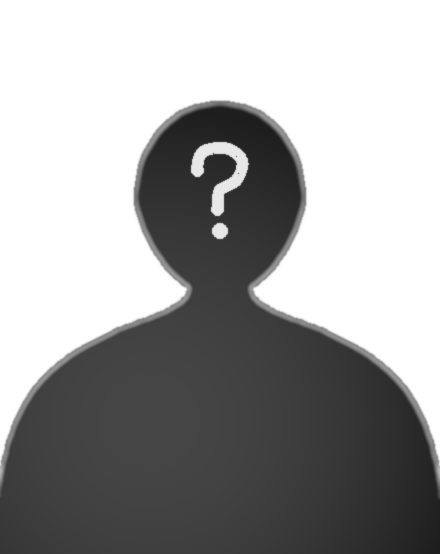
#> input picture data/comms/unknown.png, 440 x 554 px
$ python comms_derive.py ../data/comms/unknown.png out
#> lines starting #> are read from the running program, lines starting #| are printed output that depends on the picture; after the words box and inside, x2 and y2 are one past the last pixel; in counts of white or black regions, pixels touching at a corner belong together
#!/usr/bin/env python3
"""Derive extra speakers from one character's drawing.

    python3 tools/comms_derive.py data/characters-src/concept.jpg data/comms

A cast needs several people and there is art for one. These two are built out
of that art rather than invented beside it, which is the only way they end up
in the same style:

  unknown.png   a GENERIC bust in the dark -- head, neck, shoulders, a lit rim
                and a question mark. Deliberately not derived: a silhouette
                taken from the character is recognisably that character, hat
                and coat and all, which is the opposite of unknown.

  officer.png   drawn from scratch in the same primitives the character is
                made of -- flat tones, one hard black line -- using HIS
                palette, sampled off his own signal. An army cap, hair, and a
                small smile. Deriving her from his face gave somebody who was
                obviously him in a wig.

WHAT IS INVENTED here is small and deliberate: two flat hair shapes, one
curve for a smile, one question mark. Everything else is the original's own
pixels. In a flat style with a hard black line those additions are the same
primitives the drawing is already made of, which is why this works at all --
it would not work on a painted character.

Output is GREYSCALE with alpha, like every signal: the accent colour is the
filter's job, never the art's.
"""
import argparse
import math
import os
import sys
from collections import deque

import numpy as np
from PIL import Image, ImageDraw, ImageFilter

# Measured off the source once. Everything below is expressed against these.
HEAD = (520, 268, 122)          # centre x, centre y, radius
EYES = ((472, 245), (570, 245))
MOUTH_BAND = (468, 300, 594, 342)
CROP = (300, 58, 740, 612)


def key_background(img, tolerance=30):
    """Flood in from the border; what it cannot reach is the character."""
    w, h = img.size
    px = img.load()
    rows = [(px[0, y], px[w - 1, y]) for y in range(h)]

    def close(c, ref):
        return sum((a - b) ** 2 for a, b in zip(c[:3], ref[:3])) <= tolerance * tolerance

    seen = bytearray(w * h)
    q = deque()
    for x in range(w):
        for y in (0, h - 1):
            q.append((x, y)); seen[y * w + x] = 1
    for y in range(h):
        for x in (0, w - 1):
            q.append((x, y)); seen[y * w + x] = 1
    while q:
        x, y = q.popleft()
        for nx, ny in ((x + 1, y), (x - 1, y), (x, y + 1), (x, y - 1)):
            if not (0 <= nx < w and 0 <= ny < h) or seen[ny * w + nx]:
                continue
            l, r = rows[ny]
            if close(px[nx, ny], l) or close(px[nx, ny], r):
                seen[ny * w + nx] = 1
                q.append((nx, ny))
    a = np.frombuffer(bytes(seen), dtype=np.uint8).reshape(h, w)
    return Image.fromarray(((1 - a) * 255).astype(np.uint8), "L")


def catmull(points, samples=20):
    p = [points[0]] + list(points) + [points[-1]]
    out = []
    for i in range(len(p) - 3):
        p0, p1, p2, p3 = p[i:i + 4]
        for s in range(samples):
            t = s / samples
            t2, t3 = t * t, t * t * t
            out.append((
                0.5 * ((2 * p1[0]) + (-p0[0] + p2[0]) * t +
                       (2 * p0[0] - 5 * p1[0] + 4 * p2[0] - p3[0]) * t2 +
                       (-p0[0] + 3 * p1[0] - 3 * p2[0] + p3[0]) * t3),
                0.5 * ((2 * p1[1]) + (-p0[1] + p2[1]) * t +
                       (2 * p0[1] - 5 * p1[1] + 4 * p2[1] - p3[1]) * t2 +
                       (-p0[1] + 3 * p1[1] - 3 * p2[1] + p3[1]) * t3)))
    out.append(points[-1])
    return out


# [16 lines left out: functions grey_of, paint_out, not called in this run]


# ── the unknown speaker ───────────────────────────────────────────────

def make_unknown(src, alpha, out_path):
    """A figure nobody can place.

    NOT derived from the drawing. The first version took the character's own
    silhouette and put the light out, and it was instantly recognisable --
    the fedora, the wide coat, the raised arms. An unknown contact has to be
    unplaceable, so this is a generic bust: no hat, no coat, no gesture, just
    a head, a neck and a pair of shoulders.

    Generic is not the same as crude, though. The head is an egg that narrows
    to a jaw rather than a circle, the neck runs into the trapezius instead of
    meeting the shoulders at a corner, and the shoulders fall away in a curve.
    Those three things are what separate a person in the dark from a cardboard
    cut-out, and they cost about twenty numbers.
    """
    w, h = CROP[2] - CROP[0], CROP[3] - CROP[1]     # same canvas as the others
    mask = Image.new("L", (w, h), 0)
    d = ImageDraw.Draw(mask)

    cx = w * 0.5
    head_cy, head_rx, head_ry = h * 0.36, w * 0.185, h * 0.170

    # The head: an ellipse whose lower half narrows, which is the whole
    # difference between a head and a ball.
    egg = []
    for i in range(96):
        t = i * math.tau / 96
        narrow = 1.0 - 0.20 * max(0.0, math.sin(t))
        egg.append((cx + math.cos(t) * head_rx * narrow,
                    head_cy + math.sin(t) * head_ry))
    d.polygon(egg, fill=255)

    # Neck into shoulders, as one shape. The join is a curve, not a corner:
    # a rectangle on a circle is what reads as a cut-out.
    jaw = head_cy + head_ry * 0.72
    # A narrow neck that widens late. Curving out from the jaw straight away
    # is what turned the first attempt into a bowling pin.
    body_r = [
        (cx + w * 0.058, jaw - h * 0.012),
        (cx + w * 0.064, jaw + h * 0.048),
        (cx + w * 0.112, jaw + h * 0.082),
        (cx + w * 0.232, jaw + h * 0.120),
        (cx + w * 0.352, jaw + h * 0.174),
        (cx + w * 0.442, jaw + h * 0.256),
        (cx + w * 0.492, jaw + h * 0.380),
        (cx + w * 0.505, h + 10.0),
    ]
    body_l = [(2 * cx - x, y) for x, y in reversed(body_r)]
    d.polygon([(p[0], p[1]) for p in catmull(body_l + body_r, samples=14)], fill=255)

    a = np.asarray(mask, dtype=np.float32) / 255.0
    lum = np.full((h, w), 30.0, dtype=np.float32)

    # The rim: the figure's own boundary, lit. Same trick as before -- it is
    # what makes a shape read as an object with an edge rather than a hole.
    solid = Image.fromarray((a > 0.5).astype(np.uint8) * 255, "L")
    rim = np.asarray(solid.filter(ImageFilter.MaxFilter(9)), dtype=np.float32) - \
          np.asarray(solid, dtype=np.float32)
    rim = np.asarray(Image.fromarray(rim.clip(0, 255).astype(np.uint8), "L")
                     .filter(ImageFilter.GaussianBlur(2.5)), dtype=np.float32) / 255.0
    lum = np.maximum(lum, rim * 205.0)

    yy, xx = np.mgrid[0:h, 0:w]
    glow = np.clip(1.0 - (((xx - w * 0.34) / (w * 0.95)) ** 2 +
                          ((yy - h * 0.76) / (h * 0.75)) ** 2), 0, 1)
    lum = np.maximum(lum, glow * 70.0 * (a > 0.5))

    img = Image.fromarray(lum.clip(0, 255).astype(np.uint8), "L")
    d = ImageDraw.Draw(img)

    # The question mark, where the face is: a stroke, so it carries the same
    # weight as a drawn line rather than looking like a typed character.
    qx, qy, qs = cx, head_cy - h * 0.012, w * 0.027
    hook = [(qx - qs * 1.9, qy - qs * 1.9), (qx - qs * 1.5, qy - qs * 3.4),
            (qx + qs * 0.4, qy - qs * 3.8), (qx + qs * 1.8, qy - qs * 2.8),
            (qx + qs * 1.4, qy - qs * 1.1), (qx - qs * 0.1, qy - qs * 0.1),
            (qx - qs * 0.2, qy + qs * 1.4)]
    pts = catmull(hook)
    d.line(pts, fill=232, width=int(qs * 1.05), joint="curve")
    for p in (pts[0], pts[-1]):
        d.ellipse([p[0] - qs * 0.52, p[1] - qs * 0.52, p[0] + qs * 0.52, p[1] + qs * 0.52], fill=232)
    d.ellipse([qx - qs * 0.62, qy + qs * 2.6, qx + qs * 0.62, qy + qs * 3.85], fill=232)

    img = img.filter(ImageFilter.GaussianBlur(0.6))
    # The alpha has to cover the RIM as well as the body. Using the body mask
    # alone cut the lit edge off at exactly the pixel that made it read as an
    # edge, and the figure sank into the background.
    out_alpha = np.maximum(a, np.asarray(solid.filter(ImageFilter.MaxFilter(9)),
                                         dtype=np.float32) / 255.0)
    out_alpha = Image.fromarray((out_alpha * 255).clip(0, 255).astype(np.uint8), "L") \
                     .filter(ImageFilter.GaussianBlur(0.9))
    Image.merge("RGBA", (img, img, img, out_alpha)).save(out_path)
    print(f"  unknown  -> {out_path}  {w}x{h}  (generic bust, not derived)")


# ── the signals officer ───────────────────────────────────────────────
#
# Drawn, not derived. Patching the advisor's face gave a character who was
# obviously him in a wig; she is built from the same primitives his drawing is
# made of instead -- flat tones, one hard black line, no shading -- so she
# belongs to the same hand without being the same person.
#
# The palette is HIS, sampled off data/comms/advisor.png, so nothing here can
# drift out of the set: ink 16, coat 40, cap 50, skin 112, band 150, shirt 210.

INK   = 16
PEAK  = 26     # under the cap's peak, the darkest thing on her
TUNIC = 44
CAP   = 54
CAPHI = 88     # light along the crown
BAND  = 32     # the cap band, darker than the crown above it
HAIR  = 70
HAIRHI = 104
SKIN  = 118
SHADE = 96     # under the jaw and the peak: the one shading tone
BADGE = 176
BOARD = 190
SHIRT = 214
LINE  = 6


def make_officer(out_path):
    """Drawn from scratch, and CONSTRUCTED rather than assembled.

    The earlier attempts stacked primitives -- a circle on a trapezoid, two
    slabs for hair -- and read as exactly that. This one is built the way a
    head is drawn: a cranium that narrows through the cheekbones to a jaw and
    a chin, ears on the eye line, a neck with a throat and a trapezius, and
    shoulders that slope. Everything after that is detail, which is the other
    half of what was missing: a cap with a seam and piping, collar tabs with
    rank pips, buttons, shoulder boards with stripes, and hair with a parting
    and strands rather than one flat tone.

    Her palette is his, sampled off data/comms/advisor.png.
    """
    w, h = CROP[2] - CROP[0], CROP[3] - CROP[1]
    img = Image.new("L", (w, h), 8)
    d = ImageDraw.Draw(img)
    cx = 220

    def curve(points, samples=16, **kw):
        d.polygon(catmull(points, samples=samples), **kw)

    def stroke(points, colour=INK, width=LINE, samples=16):
        pts = catmull(points, samples=samples)
        d.line(pts, fill=colour, width=width, joint="curve")
        for p in (pts[0], pts[-1]):
            d.ellipse([p[0] - width / 2, p[1] - width / 2,
                       p[0] + width / 2, p[1] + width / 2], fill=colour)

    # ── the tunic ─────────────────────────────────────────────────────
    # Shoulders that slope from the neck rather than a flat bar.
    d.polygon([(-20, h + 10), (-14, 470), (34, 424), (110, 384), (168, 366),
               (cx, 358), (272, 366), (330, 384), (406, 424), (454, 470),
               (460, h + 10)], fill=TUNIC)
    stroke([(-14, 470), (34, 424), (110, 384), (168, 366), (cx, 358),
            (272, 366), (330, 384), (406, 424), (454, 470)])

    # ── neck: throat, then the trapezius running into the shoulders ──
    curve([(cx - 36, 284), (cx - 40, 322), (cx - 72, 366), (cx + 72, 366),
           (cx + 40, 322), (cx + 36, 284)], fill=SKIN, outline=INK)
    # the shadow the jaw casts on it, which is what stops a neck reading as a post
    curve([(cx - 40, 292), (cx, 316), (cx + 40, 292), (cx + 36, 286), (cx - 36, 286)],
          fill=SHADE)

    # ── hair, behind the head ─────────────────────────────────────────
    curve([(cx - 30, 84), (cx - 130, 140), (cx - 154, 244), (cx - 142, 348),
           (cx - 104, 408), (cx - 66, 360), (cx - 78, 262), (cx - 66, 180),
           (cx, 160), (cx + 66, 180), (cx + 78, 262), (cx + 66, 360),
           (cx + 104, 408), (cx + 142, 348), (cx + 154, 244), (cx + 130, 140),
           (cx + 30, 84)], fill=HAIR, outline=INK)

    # ── the head: cranium -> cheekbone -> jaw -> chin ────────────────
    head = [(cx, 96), (cx + 62, 106), (cx + 90, 150), (cx + 94, 196),
            (cx + 84, 240), (cx + 58, 282), (cx, 302), (cx - 58, 282),
            (cx - 84, 240), (cx - 94, 196), (cx - 90, 150), (cx - 62, 106)]
    d.polygon(catmull(head + [head[0]], samples=18), fill=SKIN, outline=INK)
    d.line(catmull(head + [head[0]], samples=18), fill=INK, width=LINE, joint="curve")

    # Ears, on the eye line, tucked behind the hair's inner edge.
    for side in (-1, 1):
        d.ellipse([cx + side * 92 - 9, 196, cx + side * 92 + 9, 232],
                  fill=SKIN, outline=INK, width=4)

    for side in (-1, 1):
        stroke([(cx + side * 112, 176), (cx + side * 132, 254), (cx + side * 120, 332)],
               colour=HAIRHI, width=7)

    # ── the cap: crown, seam, piping, band, badge, peak ─────────────
    curve([(cx - 112, 100), (cx - 124, 62), (cx - 92, 34), (cx, 26),
           (cx + 92, 34), (cx + 124, 62), (cx + 112, 100)], fill=CAP, outline=INK)
    stroke([(cx - 92, 66), (cx - 34, 44), (cx + 36, 46)], colour=CAPHI, width=9)
    stroke([(cx - 110, 94), (cx, 86), (cx + 110, 94)], colour=CAPHI, width=4)   # piping
    d.rounded_rectangle([cx - 108, 96, cx + 108, 128], radius=7, fill=BAND,
                        outline=INK, width=LINE)
    curve([(cx - 138, 126), (cx - 106, 152), (cx - 54, 168), (cx, 172),
           (cx + 54, 168), (cx + 106, 152), (cx + 138, 126)], fill=PEAK, outline=INK)
    stroke([(cx - 128, 132), (cx, 158), (cx + 128, 132)], colour=SHADE, width=3)
    # badge: a small shield, not a dot
    d.polygon([(cx - 15, 100), (cx + 15, 100), (cx + 15, 116), (cx, 128), (cx - 15, 116)],
              fill=BADGE, outline=INK)

    # Hair escaping at the temples, drawn AFTER the cap. Put before it, the
    # peak covered every pixel of it and she looked bald under the brim.
    for side in (-1, 1):
        curve([(cx + side * 74, 150), (cx + side * 104, 158), (cx + side * 116, 196),
               (cx + side * 96, 186), (cx + side * 76, 168)], fill=HAIR, outline=INK)

    # ── collar, tie, buttons, boards ────────────────────────────────
    d.polygon([(cx - 78, 368), (cx, 386), (cx + 78, 368), (cx + 62, 420),
               (cx, 404), (cx - 62, 420)], fill=SHIRT, outline=INK)
    d.polygon([(cx - 20, 388), (cx + 20, 388), (cx + 15, 448), (cx, 476),
               (cx - 15, 448)], fill=BAND, outline=INK)
    for side in (-1, 1):   # collar tabs with a rank pip
        d.polygon([(cx + side * 80, 376), (cx + side * 114, 394),
                   (cx + side * 106, 414), (cx + side * 72, 396)],
                  fill=BOARD, outline=INK)
        d.ellipse([cx + side * 92 - 4, 392, cx + side * 92 + 4, 400], fill=INK)
    for side in (-1, 1):   # shoulder boards, two stripes each
        d.polygon([(cx + side * 158, 396), (cx + side * 222, 430),
                   (cx + side * 212, 456), (cx + side * 150, 422)],
                  fill=BOARD, outline=INK)
        for k in (0.36, 0.62):
            x0 = cx + side * (158 + 64 * k)
            d.line([(x0, 400 + 30 * k), (x0 - side * 8, 424 + 30 * k)], fill=INK, width=4)
    for by in (452, 500):  # buttons down the tunic
        d.ellipse([cx + 44, by, cx + 60, by + 16], fill=BADGE, outline=INK, width=3)

    # ── brows and a small smile ─────────────────────────────────────
    for side in (-1, 1):
        ex = cx + side * 42
        d.arc([ex - 30, 168, ex + 30, 206], 195, 345, fill=INK, width=5)
    stroke([(cx + 4, 216), (cx + 12, 240), (cx - 4, 246)], width=4)      # nose
    stroke([(cx - 32, 262), (cx - 15, 274), (cx, 276), (cx + 15, 274), (cx + 32, 262)],
           width=5)

    # The eyes are NOT drawn: the window puts live ones over this flat skin.
    img = img.filter(ImageFilter.GaussianBlur(0.4))
    a = np.asarray(img, dtype=np.float32)
    alpha = Image.fromarray(((a > 14) * 255).astype(np.uint8), "L").filter(ImageFilter.GaussianBlur(0.9))
    Image.merge("RGBA", (img, img, img, alpha)).save(out_path)
    print(f"  officer  -> {out_path}  {w}x{h}  (drawn; tones {int(a.min())}-{int(a.max())})")


def main():
    ap = argparse.ArgumentParser()
    ap.add_argument("source")
    ap.add_argument("outdir")
    args = ap.parse_args()
    os.makedirs(args.outdir, exist_ok=True)

    src = Image.open(args.source).convert("RGB")
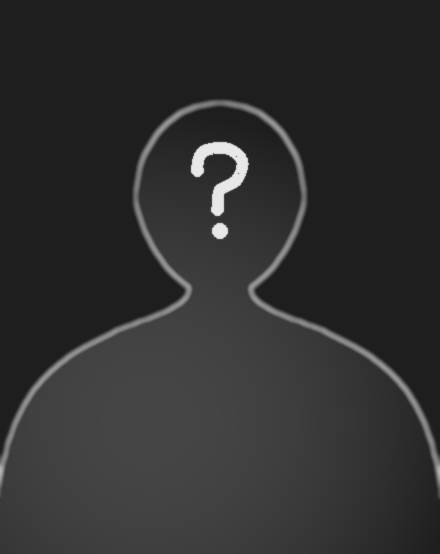
#> src: PIL image 440x554 RGB; min 30, max 232, mean 47
    alpha = key_background(src.copy()).filter(ImageFilter.GaussianBlur(0.8))
#> in key_background, `rows = [(px[0, y], px[w - 1, y]) for y in range(h)]`: rows = 554 items
#> in key_background, `a = np.frombuffer(bytes(seen), dtype=np.uint8).reshape(h, w)`:
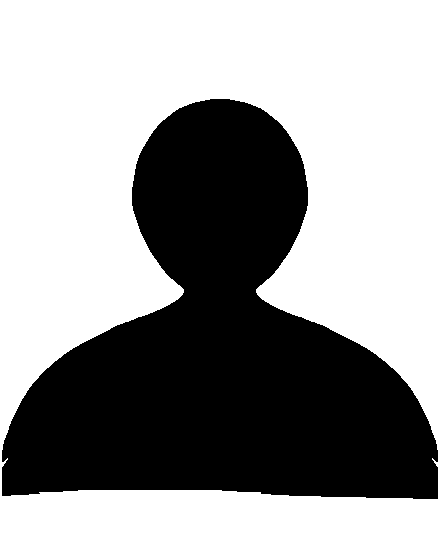
#> a: shape (554, 440); values 0 (black) and 1 (white), 61.1% white; 1 black region, box (x1, y1, x2, y2) and area: (2, 99, 438, 499) 94877
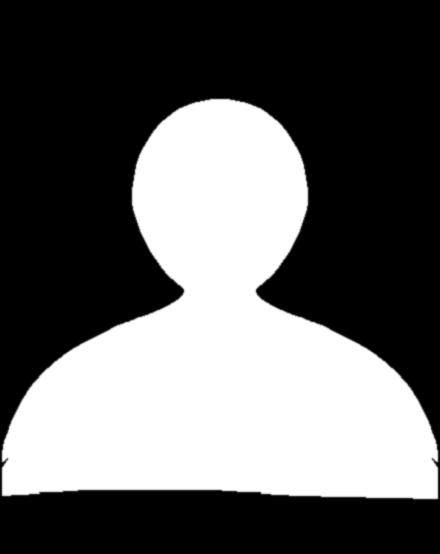
#> alpha: PIL image 440x554 L; min 0, max 255, mean 99.3

    make_unknown(src, alpha, os.path.join(args.outdir, "unknown.png"))
#> in catmull, `p = [points[0]] + list(points) + [points[-1]]`: p = 18 items, first 6: (-2.2, 564), (-2.2, 564), (3.52, 477.8), (25.52, 409.1), (65.12, 363.6), (117.9, 333.7)
#> the loop in catmull, `for i in range(len(p) - 3):` made 15 passes
#> (p0, p1, p2, p3) on passes 2 to 8: ((-2.2, 564), (3.52, 477.8), (25.52, 409.1), (65.12, 363.6)), ((3.52, 477.8), (25.52, 409.1), (65.12, 363.6), (117.9, 333.7)), ((25.52, 409.1), (65.12, 363.6), (117.9, 333.7), (170.7, 312.7)), ((65.12, 363.6), (117.9, 333.7), (170.7, 312.7), (191.8, 293.8)), ((117.9, 333.7), (170.7, 312.7), (191.8, 293.8), (194.5, 260.6)), ((170.7, 312.7), (191.8, 293.8), (194.5, 260.6), (245.5, 260.6)), ((191.8, 293.8), (194.5, 260.6), (245.5, 260.6), (248.2, 293.8))
#> after the loop in catmull, `for i in range(len(p) - 3):`: out = 210 pairs, first value -2.2 to 442, second value 256.4 to 564
#> in make_unknown, `rim = np.asarray(Image.fromarray(rim.clip(0, 255).astype(np.uint8), "L..`:
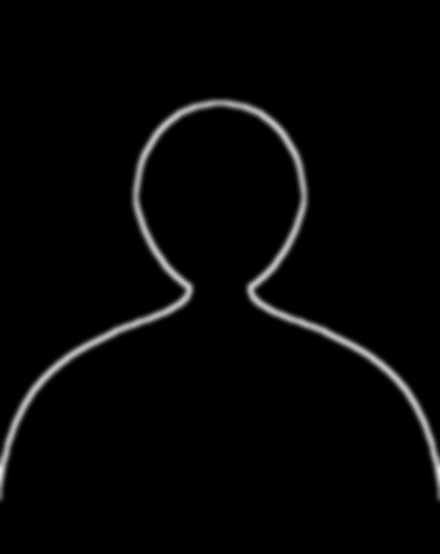
#> rim: shape (554, 440) float32; min 0, max 0.91, mean 0.0233
#> in make_unknown, `lum = np.maximum(lum, rim * 205.0)`:
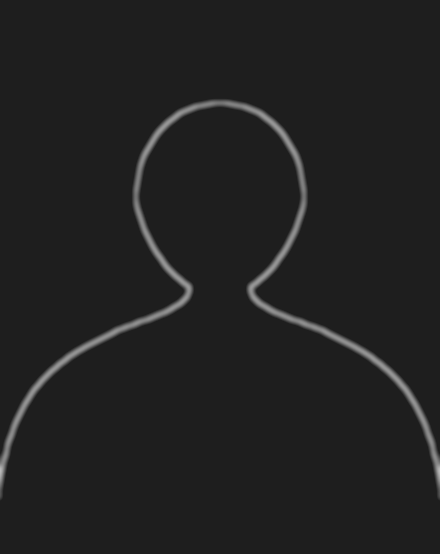
#> lum: shape (554, 440) float32; min 30, max 186.5, mean 33
#> the loop in make_unknown, `for p in (pts[0], pts[-1]):` made 2 passes
#> p on passes 1 to 2: (197.4, 170.2), (217.6, 209.4)
#> in make_unknown, `out_alpha = np.maximum(a, np.asarray(solid.filter(ImageFilter.MaxFilte..`:
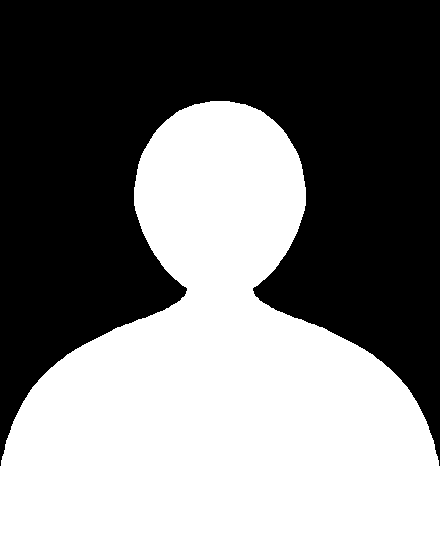
#> out_alpha: shape (554, 440) float32; values 0 (black) and 1 (white), 49.1% white; 1 white region, box (x1, y1, x2, y2) and area: (0, 101, 440, 554) 119678
    make_officer(os.path.join(args.outdir, "officer.png"))
#> the loop in stroke, `for p in (pts[0], pts[-1]):` made 2 passes
#> p on passes 1 to 2: (-14, 470), (454, 470)
#> in make_officer, `Image.merge("RGBA", (img, img, img, alpha)).save(out_path)`:
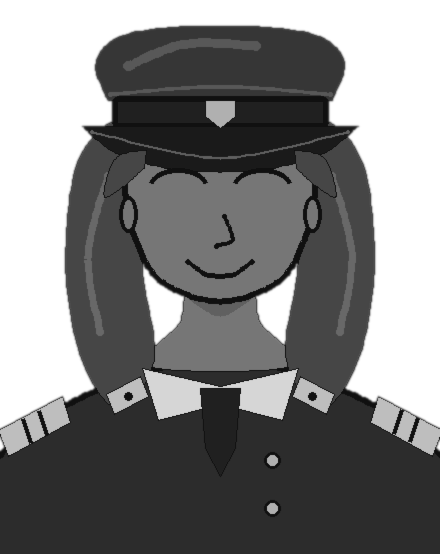
#> saved as officer.png: PIL image 440x554 RGBA; mean R, G, B, A 48.8, 48.8, 48.8, 172.8; transparent parts drawn white
#|   officer  -> out/officer.png  440x554  (drawn; tones 8-214)


if __name__ == "__main__":
    main()
